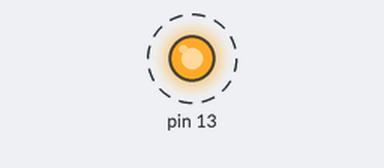
The sketch below on a simulated Arduino Uno, built with avr-gcc and run on an emulated ATmega328P. Parts: output pins drawn as LEDs (lit = HIGH). Dashed ring = blinking. What the sketch prints to the serial monitor is not drawn.

Above: at 0.5 s.
Timing chart, 0 to 4.6 s (numbered marks = the images above):
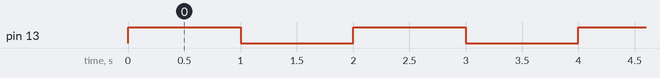

The sketch:

cnx_rasp.ino
```cpp
#include <SoftwareSerial.h>
//String message = "Hello";
char message[6] = {'H','E','L','L','O','\n'};
/*
void envoyer(String stringData) { // Used to serially push out a String with Serial.write()
  char * buffer;
  buffer = (char *) malloc(stringData.length() + 1);
  int i;
  for (i = 0; i < stringData.length(); i++)
  {
     buffer[i] = stringData[i];
  }
  buffer[i] = '\n';

  Serial.write(buffer);   // Push each char 1 by 1 on each loop pass
}
*/
void setup()
{
  pinMode(13, OUTPUT);
  Serial.begin(9600);
}
void loop()
{
  while (true)
  {
    //envoyer(message);
    Serial.write(message);
    digitalWrite(13, HIGH);
    delay(1000);
    digitalWrite(13, LOW);
    delay(1000);
  }
}
```

Measured:
- by itself, pin 13: alternates HIGH for 1.0 s and LOW for 1.0 s
